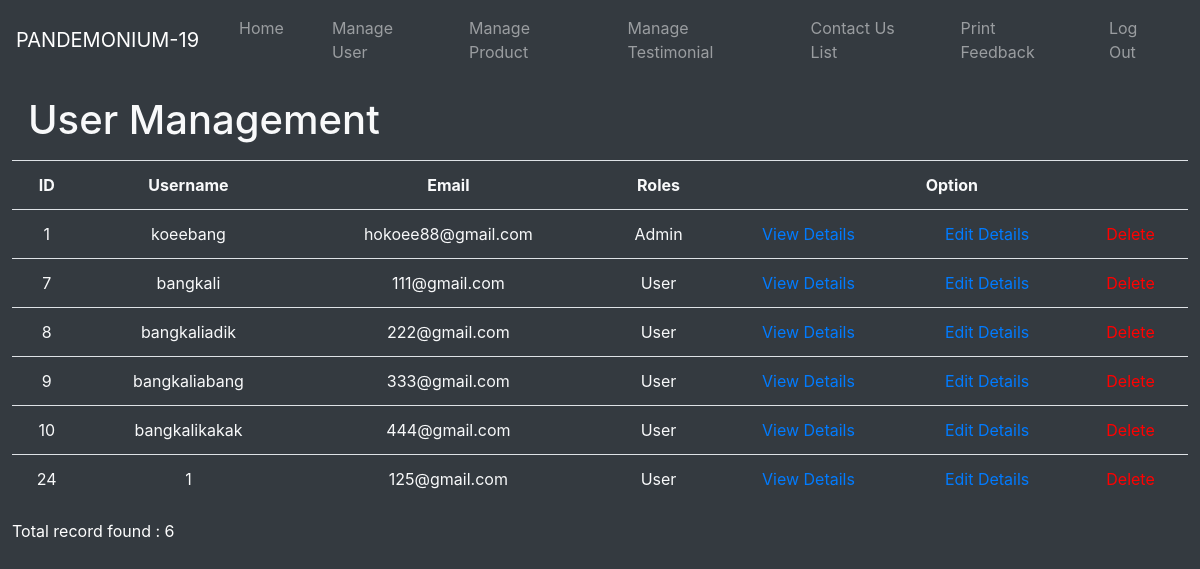
Page /admin/user_management.php on the earlier database version.
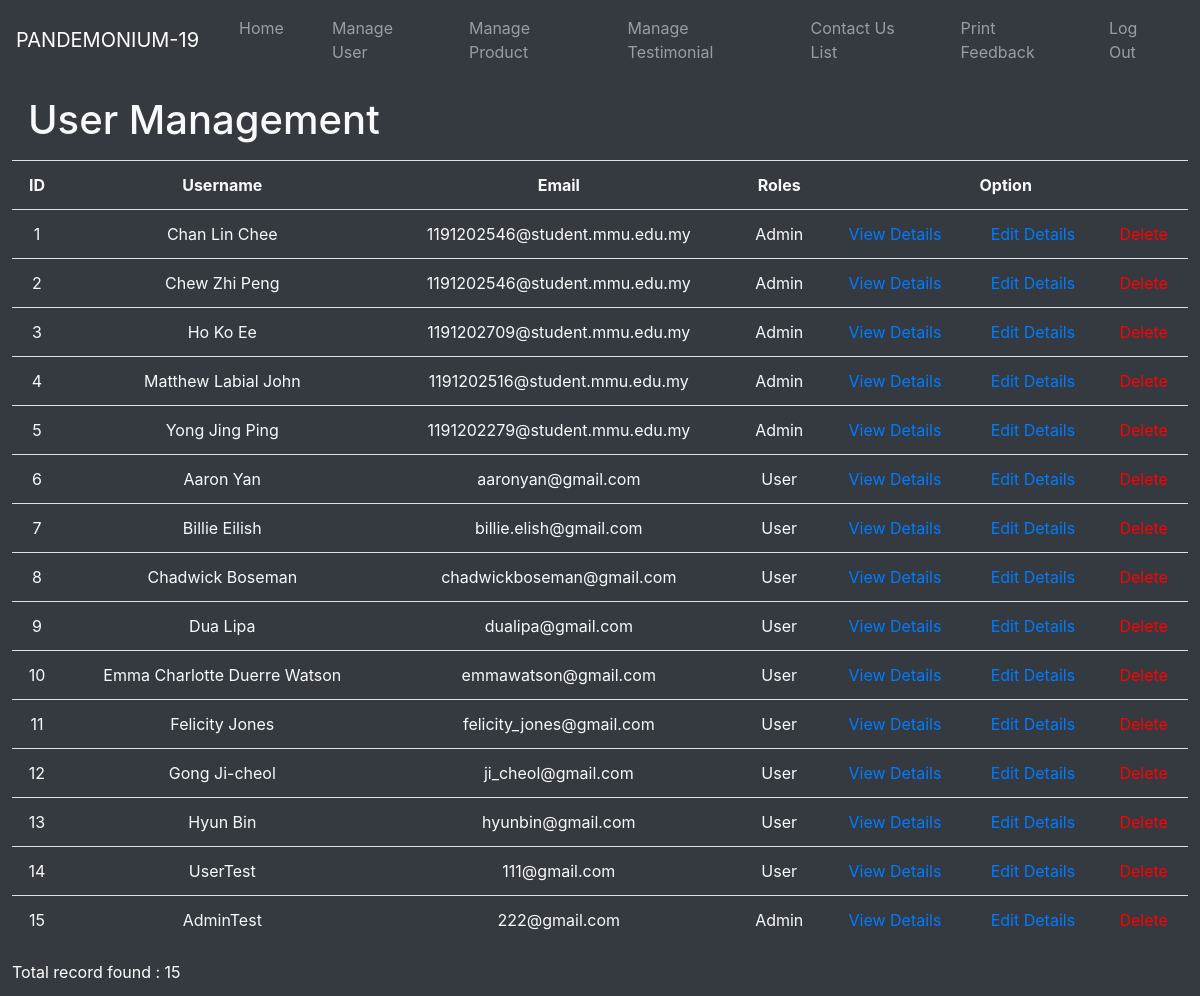
Same page on the later database version.
### tables this page shows
CREATE TABLE `user` (
  `userID` int(10) NOT NULL,
  `userName` varchar(50) NOT NULL,
  `userEmail` varchar(50) NOT NULL,
  `userContact` varchar(11) NOT NULL,
  `userPassword` varchar(50) NOT NULL,
  `gender` varchar(10) NOT NULL,
  `dateOfBirth` date NOT NULL,
  `residentialAddress` varchar(200) NOT NULL,
  `userType` enum('User','Admin') NOT NULL DEFAULT 'User'
);

### admin/user_management.php (the view, shortened to what this page needs)
<?php
	include("../database/connect.php");
?>
<!DOCTYPE html>
<html>
<head>
    <link rel="stylesheet" href="https://maxcdn.bootstrapcdn.com/bootstrap/4.0.0/css/bootstrap.min.css"
>
    <?php require("adminNav.php"); ?>
</head>
<body class="bg-dark text-light">
	<form method="get">
	<div class = "user-container" style="margin:1%;">
		<h1 class="m-3">User Management</h1>
		<table class="table">
			<tr>
				<th scope="col" class="text-center">ID</th>
				<th scope="col" class="text-center">Username</th>
				<th scope="col" class="text-center">Email</th>
				<th scope="col" class="text-center">Roles</th>
				<th scope="col" class="text-center" colspan="3">Option</th>
			</tr>
			<?php
			$result = mysqli_query($con,"select * from user");
			$numRow = mysqli_num_rows($result);
			while($row = mysqli_fetch_assoc($result))
			{
				$userid = $row['userID'];
			?>
			<tr>
				<td class="text-center"><?php echo $row['userID']?></td>
				<td class="text-center"><?php echo $row['userName']?></td>
				<td class="text-center"><?php echo $row['userEmail']?></td>
				<td class="text-center"><?php echo $row['userType']?></td>
				<td class="text-center"><a href="user_detail.php?id=<?php echo $userid;?>&pageset=true">View Details</a></td>
				<td class="text-center"><a href="user_detail_edit.php?id=<?php echo $userid;?>&pageedit=true">Edit Details</a></td>
				<td class="text-center"><a href="user_management.php?pagedelete&id=<?php echo $userid;?>" onclick="return confirmation()" style="color: red;">Delete</a></td>
			</tr>
			<?php
			}
			?>
		</table>
		<footer style="color: white;">Total record found : <?php echo $numRow?></footer>
	</div>
	</form>
</body>
</html>

### admin/adminNav.php (shortened to what this page needs)
<!DOCTYPE html>
<html lang="en">
<head>
    <link rel="stylesheet" href="https://maxcdn.bootstrapcdn.com/bootstrap/4.0.0/css/bootstrap.min.css">
</head>
<body>
    <nav class="navbar navbar-expand-lg navbar-dark bg-dark">
        <a class="navbar-brand" href="home.php">PANDEMONIUM-19</a>
        <div class="collapse navbar-collapse" id="navbarSupportedContent">
          <ul class="navbar-nav mx-auto">
              <li class="nav-item">
                  <a class="nav-link mx-3" href="home.php">Home</a>
              </li>
            <li class="nav-item">
              <a class="nav-link mx-3" href="user_management.php">Manage User</a>
            </li>
            <li class="nav-item">
                <a class="nav-link mx-3" href="manageProduct.php">Manage Product</a>
            </li>
            <li class="nav-item">
                <a class="nav-link mx-3" href="manage testimonial.php?story">Manage Testimonial</a>
            </li>
            <li class="nav-item">
                <a class="nav-link mx-3" href="Contact List.php">Contact Us List</a>
            </li>
            <li class="nav-item">
                <a class="nav-link mx-3" href="feedback(admin).php">Print Feedback</a>
            </li>
            <li class="nav-item">
                <a class="nav-link mx-3" href="../signin_signup_signout_forgetpass_automail/logoutAction.php">Log Out</a>
            </li>
          </ul>
        </div>
      </nav>
</body>
</html>

Differences in the rows shown:
removed user: userID "24", userName "1", userEmail "125@gmail.com", userType "User"
changed user id 1: userName "koeebang" → "Chan Lin Chee"; userEmail "hokoee88@gmail.com" → "1191202546@student.mmu.edu.my"
added user: userID "2", userName "Chew Zhi Peng", userEmail "1191202546@student.mmu.edu.my", userType "Admin"
added user: userID "3", userName "Ho Ko Ee", userEmail "1191202709@student.mmu.edu.my", userType "Admin"
added user: userID "4", userName "Matthew Labial John", userEmail "1191202516@student.mmu.edu.my", userType "Admin"
added user: userID "5", userName "Yong Jing Ping", userEmail "1191202279@student.mmu.edu.my", userType "Admin"
added user: userID "6", userName "Aaron Yan", userEmail "aaronyan@gmail.com", userType "User"
changed user id 7: userName "bangkali" → "Billie Eilish"; userEmail "111@gmail.com" → "billie.elish@gmail.com"
changed user id 8: userName "bangkaliadik" → "Chadwick Boseman"; userEmail "222@gmail.com" → "chadwickboseman@gmail.com"
changed user id 9: userName "bangkaliabang" → "Dua Lipa"; userEmail "333@gmail.com" → "dualipa@gmail.com"
changed user id 10: userName "bangkalikakak" → "Emma Charlotte Duerre Watson"; userEmail "444@gmail.com" → "emmawatson@gmail.com"
added user: userID "11", userName "Felicity Jones", userEmail "felicity_jones@gmail.com", userType "User"
added user: userID "12", userName "Gong Ji-cheol", userEmail "ji_cheol@gmail.com", userType "User"
added user: userID "13", userName "Hyun Bin", userEmail "hyunbin@gmail.com", userType "User"
added user: userID "14", userName "UserTest", userEmail "111@gmail.com", userType "User"
added user: userID "15", userName "AdminTest", userEmail "222@gmail.com", userType "Admin"
Other differences:
$numRow: "6" → "15"
